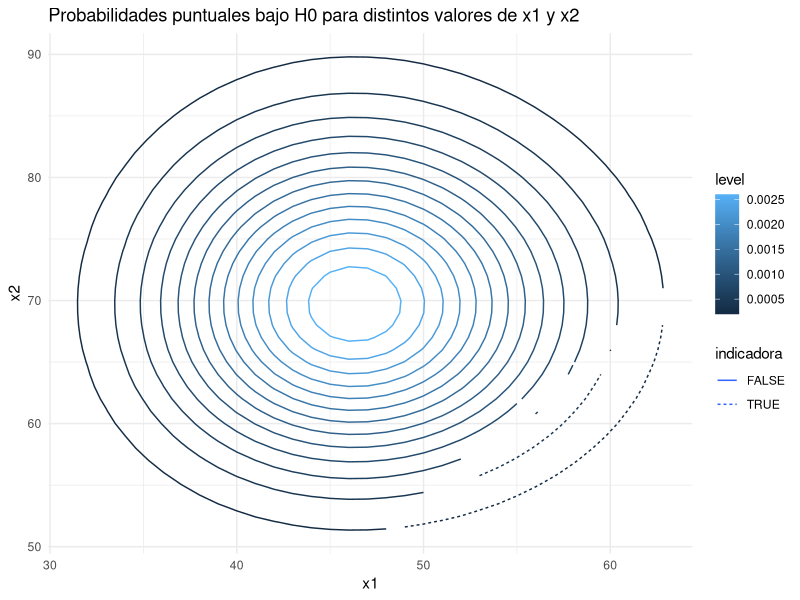

Write R code to recreate this figure.
#' ---
#' title: "Poisson test"
#' author: ""
#' date: "`r Sys.Date()`"
#' output: 
#'   github_document:
#'     toc: true
#' ---

#'<style>
#'  body {
#'    text-align: justify}
#'</style>

#+ r knitr-global-options, include = FALSE
knitr::opts_chunk$set(warning = FALSE, message=FALSE, verbose=TRUE)
knitr::opts_knit$set(root.dir=normalizePath('../'))

# Para compilar el reporte correr: rmarkdown::render('scripts/poisson_tests.R')

#+ r Resto

#' Busco jugar un poco con 2 distintos tests de Poisson para diferencias entre medias, explicados en el paper
#' [A more powerful test for comparing two Poisson means](https://userweb.ucs.louisiana.edu/~kxk4695/JSPI-04.pdf), 
#' de K. Krishnamoorthy y Jessica Thomson.

#' 
#' # Reproducción manual de las posibles formas de realizar el test

#' Carga de dependencias:
library("data.table")
library('tidyverse')

#' Antes que nada, seteo algunos parámetros de ejemplo:
set.seed(999)
alpha <- 0.05
n1 <- 10
n2 <- 15
lambda1 <- 6
lambda2 <- 4

#' Simulo un par de muestras:
muestra1 <- rpois(n1, lambda1)
muestra2 <- rpois(n2, lambda2)


#' ## Usando el paquete 'stats' de R

k1 <- sum(muestra1) # Valores observados de una Poisson(n1 * lambda1)
k2 <- sum(muestra2) # Valores observados de una Poisson(n2 * lambda2)
k <- k1 + k2

#' Resultado de la función estandar de R:
poisson.test(c(k1, k2), c(n1, n2), alternative = 'greater')
#poisson.test(c(850, 780), c(1, 1), alternative = 'greater')

#' ## Implementación manual del C-test

#' Planteo hipótesis nulas de la forma:
#' 
#' H0: lambda1 / lambda2 <= c, o bien
#' 
#' H0: lambda1 - lambda2 <= d

#' 
#' (X1|X1+X2=k) ~ Binomial(n = k, p = lambda1 / (lambda1 + lambda 2)),
#' 
#' O si n1 != n2, p = (n1/n2)\*(lambda1/lambda2) / (1 + (n1/n2)\*(lambda1/lambda2))

p_cociente <- function(n1, n2, cociente)  (n1/n2)*(cociente) / (1 + (n1/n2)*(cociente))

#' Bajo la Hipótesis nula de que el cociente sea igual a c (por ejemplo c = 1, para lambda1=lambda2):
c <- 1
d <- 0
p <- p_cociente(n1, n2, c)

#' Dado que bajo la hipótesis nula y los k casos totales observados, X1 sigue una distribución binomial que conocemos,
#' podemos calcular el p-valor (la probabilidad de que X1 tome un valor tanto o más extremo que el valor observado k1)
#' como la suma de las probabilidades puntuales para todos los valores entre k1 y k:
comb <- function(n, k) factorial(n) / factorial(n-k) / factorial(k) #Función combinatoria
sumando <- function(p, k, i) comb(k, i) * p^i * (1 - p)^(k - i) #Términos de la sumatoria
pvalor <- function(k1, k) {
  seq(k1, k, 1) %>%
  lapply(function(i) sumando(p, k, i)) %>% 
  unlist() %>% 
  sum()
}
pvalor(k1, k)

#' Observamos entonces que el p-valor así calculado es idéntico al que había arrojado la función poisson.test.
#' 
#' **Alternativamente**, en vez de calcular el p-valor, puedo ir calculando la suma cumulativa de probabilidades puntuales,
#' de modo que al llegar a _1 - alpha_ habré encontrado el valor crítico del test.
x1_posibles <- seq(0, k)
probs_acumuladas <- cumsum(sumando(p, k, x1_posibles))
crit_val <- x1_posibles[probs_acumuladas > (1 - alpha)][1]
# Rechazo H0 sii k1 > crit_val
crit_val

#' De este modo se obtiene el valor crítico ```r crit_val```, que tal vez podría ser utilizado para un eventual análisis de potencia
#' (bajo el supuesto de que el total de casos sea igual a k). Dado que k1 tiene un valor de ```r k1```, decido no rechazar;
#'  lo que está en consonancia con el p-valor obtenido.
#'
#' ##  Implementación manual del E-test
#' 
#' ### Cálculos preliminares
#' 
#' #### Validación empírica de la varianza de la diferencia
#' 
#' A través de simulaciones veo que la varianza de X1 - X2 es efectivamente lambda1/n1 + lambda2/n2.

nsims <- 10000
sims <- rep(0, nsims)
for (i in 1:nsims) {
  n1_sim <- 1000
  n2_sim <- 100
  X1_sim <- rpois(n1, lambda1) %>% sum()
  X2_sim <- rpois(n2, lambda2) %>% sum()
  
  diff <- X1_sim / n1_sim - X2_sim / n2_sim
  sims[i] <- diff
}
var(sims)
lambda1/n1 + lambda2/n2

#' ### Implementación del E-test
#' 
#' #### Implementación tomando una malla arbitraria de valores en (X1, X2)

#' Estimador de la varianza de la diferencia entre X1 y X2:
var_hat <- function(x1, x2, n1, n2) x1 / n1^2 + x2 / n2^2
#' Se usa la diferencia estandarizada como estadístico pivot, donde _d_ es la diferencia pautada por la Hipótesis Nula (comunmente 0):
T_x1_x2 <- function(x1, x2, n1, n2, d) {
  if (x1 == 0 && x2 == 0) {
    if (d == 0) T <- 0 else T <- -Inf
  } else {
    return((x1 / n1 - x2 / n2 - d) / sqrt(var_hat(x1, x2, n1, n2)))
  }
  return(T)
}

#' Dadas las muestras (k1, k2, n1, n2) obtenidas, el valor observado para el estadístico T es:
T_k1_k2 <- T_x1_x2(k1, k2, n1, n2, d)

#' Bajo la hipótesis nula, lambda1 = lambda2 + d; lo que lleva al siguiente estimador de lambda2:
lambda2k_hat <- (k1 + k2) / (n1 + n2) - d * n1 / (n1 + n2)

#' Si lambda2 da negativo, no se rechaza, dado que mi mejor estimación de lambda2 está dando más grande que lambda1 + d:
if (lambda2k_hat <= 0) {
  reject <- FALSE
  break
}

#' Para una Poisson(lambda), la función de probabilidad puntual es:
p_puntual_poisson <- function(x, lambda) dpois(x, lambda) #exp(-lambda) * lambda^x / factorial(x)

#' Luego, para el vector (X1, X2) bajo la H0 y con lambda2 estimado por lambda2k_hat, la función de probabilidad puntual es:
p_puntual_x1_x2 <- function(x1, x2) p_puntual_poisson(x2, n2 * lambda2k_hat) * p_puntual_poisson(x1, n1 * (lambda2k_hat + d)) 

#' El p-valor de nuestro test es la posibilidad de haber observado un valor ```T_x1_x2``` tan o más extremo que ```T_k1_k2``` bajo la H0.
#' Y esto puede ser calculado exactamente como la suma de las probabilidades puntuales ```p_puntual_x1_x2``` en los casos en que ```T_k1_k2 >= T_k1_k2```.

#' El cálculo exacto del p-valor implicaría una suma infinita, dado que teóricamente x1 y x2 pueden tomar el valor de cualquier entero positivo.
#' No obstante dado que lo único que nos interesa es saber si el p-valor está por debajo del nivel de significancia _alpha_, podemos dejar de sumar
#' una vez que tengamos certeza sobre si esto será así; ya sea porque la suma del p-valor excedió _alpha_, 
#' o porque la suma sobre ```T_k1_k2 < T_k1_k2``` excedió _1-alpha_.
#' 
#' Dado que esta no pretende ser la implementación final del E-test, no se tendrán consideraciones como buscar dinámicamente los x1, x2 en los que dejar de sumar,
#' ni aprovechar la recursividad de P(X = j+1) = P(X = j) * lambda / (j+1) para hacer más eficientes las cuentas.
#' 
#' En vez de ello, tomamos "a ojo" un rango suficientemente grande y calculamos las probabilidades puntuales correspondientes.
expand.grid.df <- function(...) Reduce(function(...) merge(..., by=NULL), list(...))
x1_max <- 2 * ceiling(n1 * (lambda2k_hat + d))
x2_max <- 2 * ceiling(n2 * lambda2k_hat)
grid_x1_x2 <- expand.grid.df(1:x1_max, 1:x2_max) %>% setnames(c('x1', 'x2'))
probs <- map2_dbl(grid_x1_x2$x1, grid_x1_x2$x2, p_puntual_x1_x2)
estadisticoT <- map2_dbl(grid_x1_x2$x1, grid_x1_x2$x2, function(x1, x2) T_x1_x2(x1, x2, n1, n2, d))
indicadora <- estadisticoT >= T_k1_k2

sum(probs)
#' Observemos que considerar estos valores de (x1, x2) barre con casi la totalidad de la probabilidad acumulable, 
#' dejando por fuera una cola de tan solo ```r 1 - sum(probs)```, lo cual sería relevante sólo en casos límite.

sumandos_consolidados <- data.table(grid_x1_x2, probs, estadisticoT, indicadora)
sumandos_consolidados[, .(suma_probabilidades = sum(probs)), indicadora]
 
sumandos_consolidados %>% 
  ggplot() +
  geom_contour(aes(x1, x2, z = probs, colour = ..level.., linetype = indicadora)) +
  theme_minimal() +
  ggtitle("Probabilidades puntuales bajo H0 para distintos valores de x1 y x2")

#' En este ejemplo, observamos que la suma de las probabilidades puntuales supera el umbral de 0.95.
#' Por lo tanto, podemos estar seguros de que el p-valor estará por debajo de 0.05, y por lo tanto rechazamos la hipótesis nula.
#' 
#' Es interesante notar que el E-test logra rechazar la Hipótesis Nula, mientras que el C-test no lo había hecho, 
#' al haber llegado a un p-valor de ```r pvalor(k1, k) ```.
#' Esto está en consonancia con la afirmación respecto a mayor potencia por parte de Krishnamoorthy y Thomson.


#' 
#' #### Implementación iterando sobre la distancia a la moda hasta obtener una estimación del p-valor suficiente

param_poisson1 <- n1 * (lambda2k_hat + d)
param_poisson2 <- n2 * lambda2k_hat

moda1 <- floor(param_poisson1)
moda2 <- floor(param_poisson2)


#' Distintas funciones para devolver una tabla con todos los puntos (x1, x2) a una cierta distancia de un punto central:
calcula_puntos_a_distancia_de_moda <- function(dist_moda, moda1, moda2) {
  if (dist_moda == 0) {
    x1 <- 0
    x2 <- 0
  } else {
    x1 <- c(seq(-dist_moda, 0), seq_len(dist_moda), rev(-seq_len(dist_moda-1)), 0, seq_len(dist_moda-1))
    x2 <- c(seq(0, dist_moda), rev(seq_len(dist_moda-1)), -seq(0, dist_moda), -rev(seq_len(dist_moda-1)))
    }
  data.table(x1 = x1 + moda1, x2 = x2 + moda2)
}
calcula_puntos_a_distancia_de_moda2 <- function(dist_moda, moda1, moda2) {
  grid_x1_x2 <- expand.grid.df(seq(moda1 - dist_moda, moda1 + dist_moda),
                               seq(moda2 - dist_moda, moda2 + dist_moda)) %>% 
    setnames(c('x1', 'x2')) %>% 
    setDT()
  grid_x1_x2 %>% 
    .[abs(x1 - moda1) + abs(x2 - moda2) == dist_moda]
}
calcula_puntos_a_distancia_de_moda3 <- function(dist_moda, moda1, moda2) {
  points_list <- list()
  points_dt <- data.table()
  if (dist_moda > 1) {
    for(i in seq_len(dist_moda - 1)) {
      points_list <- list(data.table(i,  dist_moda - i), 
                          data.table(i, -dist_moda + i)) %>% 
        c(points_list)
    }
    points_dt_partial <- rbindlist(points_list) %>% setnames(c('x1', 'x2'))
    points_dt <- points_dt_partial %>% 
      copy() %>% 
      .[, x1 := -x1] %>% #crea puntos espejados respecto del eje y
      rbind(points_dt_partial)
  }
  points_dt <- data.table(x1 = c(dist_moda, -dist_moda, 0, 0), #agrega vértices del rombo
                          x2 = c(0, 0, dist_moda, -dist_moda)) %>% 
    unique() %>% 
    rbind(points_dt)
  #Centra rombo en los los puntos de mayor probabilidad:
  points_dt[, x1 := x1 + moda1]
  points_dt[, x2 := x2 + moda2]
  #points_dt <- points_dt[x1 > n1 * d]
  #points_dt <- points_dt[x2 < x1 * n2 / n1]
  return(points_dt)
}


#' Funciones que usan la fórmula recursiva para agregar a una tabla las probabilidades anteriores y posteriores:
add_next_prob <- function(prob_table, param_poisson) {
  max_value <- max(prob_table[, x])
  rbind(prob_table,
        data.table(x = max_value + 1,
                   p = param_poisson / (max_value + 1) * prob_table[x == max_value, p]))
}
add_previous_prob <- function(prob_table, param_poisson) {
  min_value <- min(prob_table[, x])
  if (min_value <= 0) return(prob_table)
  rbind(data.table(x = min_value - 1,
                   p = min_value / param_poisson * prob_table[x == min_value, p]),
        prob_table)
}


#' Implementación del test usando la forma recursivida e iternado sobre la distancia a la moda:
#' 
tabla_probs1 <- data.table(x = moda1,
                           p = p_puntual_poisson(moda1, param_poisson1))
tabla_probs2 <- data.table(x = moda2,
                           p = p_puntual_poisson(moda2, param_poisson2))
dist_moda <- 0
counter <- 0
cdf <- data.table(indicadora = c(TRUE, FALSE), p_acum = c(0, 0))
while (cdf[indicadora == TRUE, p_acum] < alpha & cdf[indicadora == FALSE, p_acum] < (1 - alpha)) {
  current_lvl <- calcula_puntos_a_distancia_de_moda(dist_moda, moda1, moda2) %>% 
    merge(tabla_probs1, by.x = 'x1', by.y = 'x') %>% 
    merge(tabla_probs2, by.x = 'x2', by.y = 'x') %>% 
    .[, p := p.x * p.y] %>% 
    #.[, p := map2_dbl(x1, x2, function(x1, x2) p_puntual_x1_x2(x1, x2))] %>% 
    .[, estadisticoT := map2_dbl(x1, x2, function(x1, x2) T_x1_x2(x1, x2, n1, n2, d))] %>% 
    .[, indicadora := estadisticoT >= T_k1_k2]
  p_acum_current_lvl <- current_lvl[, .(p_acum = sum(p)), indicadora]
  
  cdf <- cdf %>% 
    rbind(p_acum_current_lvl) %>% 
    .[, .(p_acum = sum(p_acum)), indicadora]
  
  dist_moda <- dist_moda + 1
  tabla_probs1 <- tabla_probs1 %>% add_previous_prob(param_poisson1) %>% add_next_prob(param_poisson1)
  tabla_probs2 <- tabla_probs2 %>% add_previous_prob(param_poisson2) %>% add_next_prob(param_poisson2)
  counter <- counter + nrow(current_lvl)
  }
cdf



#' 
#' #### Implementación calculando las probabilidades recursivamente hasta cierta cota, y usando la malla que queda definida

c_probs_poisson_desde_moda <- function(param_poisson, cota = 1E-07) {
  moda <- floor(param_poisson)
  p_moda <- p_puntual_poisson(moda, param_poisson)
  
  p_vec <- c(rep(0, 1000))
  indice <- 0
  k <- moda
  p_k <- p_moda
  while (p_k > cota) {
    k <- k + 1
    p_k <- param_poisson / k * p_k
    indice <- indice + 1
    p_vec[indice] <- p_k
  }
  x_vec_up <- seq(moda + 1, moda + indice)
  p_vec_up <- p_vec[1:indice]
  
  p_vec <- c(rep(0, 1000))
  indice <- 0
  k <- moda
  p_k <- p_moda
  while (p_k > cota & k > 0) {
    p_k <- k / param_poisson * p_k
    k <- k - 1
    indice <- indice + 1
    p_vec[indice] <- p_k
  }
  x_vec_down <- seq(moda - 1, moda - indice)
  p_vec_down <- p_vec[1:indice]
  
  tabla_probs <- data.table(x = c(x_vec_down, x_vec_up, moda),
                            p = c(p_vec_down, p_vec_up, p_moda)) %>% 
    setkey(x)
}

cross_join_dt <- function(DT1,DT2) {
  setkey(DT1[,c(llave_temporal_unica = 1,.SD)],llave_temporal_unica) %>% 
    .[setkey(DT2[,c(llave_temporal_unica=1,.SD)], llave_temporal_unica),allow.cartesian=TRUE] %>% 
    .[,llave_temporal_unica:=NULL]
}

etest_con_cota <- function(k1, k2, n1, n2, d, alpha = 0.05, cota = 1E-07) {
  lambda2k_hat <- (k1 + k2) / (n1 + n2) - d * n1 / (n1 + n2)
  if (lambda2k_hat <= 0) return(list(cdf = data.table(indicadora = FALSE, p_acum = 1), rejectH0 = FALSE))
  param_poisson1 <- n1 * (lambda2k_hat + d)
  param_poisson2 <- n2 * lambda2k_hat
  T_k1_k2 <- T_x1_x2(k1, k2, n1, n2, d)
  
  tabla_probs1 <- c_probs_poisson_desde_moda(param_poisson1, cota) %>% setnames(c('x1', 'p1'))
  tabla_probs2 <- c_probs_poisson_desde_moda(param_poisson2, cota) %>% setnames(c('x2', 'p2'))
  
  dt_terms_sumatoria <- cross_join_dt(tabla_probs1, tabla_probs2) %>% 
    .[, p := p1 * p2] %>% 
    #.[, p := map2_dbl(x1, x2, function(x1, x2) p_puntual_x1_x2(x1, x2))] %>% 
    .[, estadisticoT := map2_dbl(x1, x2, function(x1, x2) T_x1_x2(x1, x2, n1, n2, d))] %>% 
    .[, indicadora := estadisticoT >= T_k1_k2]
  cdf <- dt_terms_sumatoria[, .(p_acum = sum(p)), indicadora]
  if(cdf[indicadora == FALSE, p_acum] > (1 - alpha)) {
    rejectH0 <- TRUE
  } else if (cdf[indicadora == TRUE, p_acum] > alpha) {
    rejectH0 <- FALSE
  } else {
    #stop("No se pudo determinar si la H0 se debe rechazar o no. Disminuir la cota e intentar de nuevo")
    #Si la cota no es suficiente, la bajo y pruebo de nuevo:
    return(etest_con_cota(k1, k2, n1, n2, d, cota = cota / 10))
  }
  
  list(rejectH0 = rejectH0, cdf = cdf, pvalue = cdf[indicadora == TRUE, p_acum], probNoAsignada = 1 - cdf[, sum(p_acum)])
}

#' Resultado:
etest_con_cota(k1, k2, n1, n2, d, cota = 1E-04)

#' Resultado del E-test para el Ejemplo 1 del paper:
etest_ejemplo_1 <- etest_con_cota(k1 = 3, k2 = 0, n1 = 1, n2 = 1, d = 0, cota = 1E-04)
etest_ejemplo_1
#' Dado que en el paper se deseaba un test a dos colas, 
#' el p-valor sería el doble que el anterior, es decir ```r etest_ejemplo_1$pvalue * 2```.

#' 
#' #### Cálculo de potencia del E-test

potencia_eTest <- function(lambda1_esperado, lambda2_esperado, n1_esperado, n2_esperado, 
                            alpha = 0.05, cota_potencia = 1E-03, cota_test = 1E-04) {
  param_poisson1 <- lambda1_esperado * n1_esperado
  param_poisson2 <- lambda2_esperado * n2_esperado
  
  tabla_probs1 <- c_probs_poisson_desde_moda(param_poisson1, cota_potencia) %>% setnames(c('k1', 'pk1'))
  tabla_probs2 <- c_probs_poisson_desde_moda(param_poisson2, cota_potencia) %>% setnames(c('k2', 'pk2'))
  
  indicadora_para_potencia <- function(k1, k2) etest_con_cota(k1, k2, n1_esperado, n2_esperado, d, alpha, cota_test)$rejectH0
  dt_terms_sumatoria <- cross_join_dt(tabla_probs1, tabla_probs2) %>% 
    .[(k2 < n2 * k1 / n1 - n2 * d) & (k1 > n1 * d)] %>% #Para estos ya sé que lambda2 < 0
    .[, p := pk1 * pk2] %>% 
    .[, indicadora := map2_lgl(k1, k2, indicadora_para_potencia)]
  cdf <- dt_terms_sumatoria[, .(power = sum(p)), indicadora]
  list(power = cdf[indicadora == TRUE, power], probNoAsignada = 1 - cdf[, sum(power)], cdf = cdf)
}

#' Cálculo de la potencia para el ejemplo 2 del paper:
lambda1_esperado <- 0.04 * 94.3
lambda2_esperado <- 0.02 * 94.3
n1_esperado <- 20
n2_esperado <- 10

system.time({
  potencia_ejemplo_2 <- potencia_eTest(lambda1_esperado, lambda2_esperado, n1_esperado, n2_esperado, cota_potencia = 1E-03)
})
potencia_ejemplo_2


#' 
#' ### Implementación final

sumPoissonMassOverSupport <- function(param_poisson1, param_poisson2, f_indicadora, cota_precision, inicio_acelerado = FALSE) {
  x_actual <- 0
  px_actual <- dpois(x_actual, param_poisson1)
  px_acum <- px_actual
  y_max <- -1 # para que el primer y_max+1 sea igual a 0 
  py_acum <- 0
  
  if (inicio_acelerado) {
    x_actual <- qpois(cota_precision / 2, param_poisson1) # dejo atrás los x chicos que acumulan demasiado poca probabilidad 
    px_acum <- ppois(x_actual, param_poisson1) # Tomo nota de cuánta probabilidad dejé atrás realmente
    px_actual <- dpois(x_actual, param_poisson1)
    y_max <- qpois(cota_precision / 2, param_poisson2) - 1 # dejo atrás los x chicos que acumulan demasiado poca probabilidad, restando 1 para llevar el mínimo a -1
    py_acum <- ppois(y_max, param_poisson2) # Tomo nota de cuánta probabilidad dejé atrás realmente
    py_actual <- dpois(y_max, param_poisson2)
  }
  
  prob_conjunta_acumulada <- 0;
  while (px_acum < 1 - cota_precision / 2) {
    x_actual <- x_actual + 1
    while (f_indicadora(x_actual, y_max + 1) == TRUE) {
      y_max <- y_max + 1
      if (y_max == 0) py_actual <- dpois(0, param_poisson2) else py_actual <- py_actual * param_poisson2 / y_max
      #py_actual <- dpois(y_max, param_poisson2)
      py_acum <- py_acum + py_actual
    }
    px_actual <- px_actual * param_poisson1 / x_actual
    #px_actual <- dpois(x_actual, param_poisson1)
    px_acum <- px_acum + px_actual
    prob_conjunta_acumulada <- prob_conjunta_acumulada + px_actual * py_acum
  }
  prob_conjunta_acumulada
}

var_hat <- function(x1, x2, n1, n2) x1 / n1^2 + x2 / n2^2
T_x1_x2 <- function(x1, x2, n1, n2, d) {
  if (x1 == 0 && x2 == 0) {
    if (d == 0) T <- 0 else T <- -Inf
  } else {
    return((x1 / n1 - x2 / n2 - d) / sqrt(var_hat(x1, x2, n1, n2)))
  }
  return(T)
}
eTest_veloz <- function(k1, k2, n1, n2, d, alpha = 0.05, cota_test = 1E-04, inicio_acelerado = FALSE) {
  lambda2k_hat <- (k1 + k2) / (n1 + n2) - d * n1 / (n1 + n2)
  if (lambda2k_hat <= 0) return(list(pvalue = 1, rejectH0 = FALSE))
  T_k1_k2 <- T_x1_x2(k1, k2, n1, n2, d)
  indicadora_para_test <- function(x1, x2) T_x1_x2(x1, x2, n1, n2, d) >= T_k1_k2
  
  param_poisson1 <- n1 * (lambda2k_hat + d)
  param_poisson2 <- n2 * lambda2k_hat
  
  pvalue <- sumPoissonMassOverSupport(param_poisson1, param_poisson2, indicadora_para_test, cota_test, inicio_acelerado)
  list(pvalue = pvalue, rejectH0 = pvalue < alpha)
}

potencia_eTest_veloz <- function(lambda1_esperado, lambda2_esperado, n1_esperado, n2_esperado, d = 0,
                                 alpha = 0.05, cota_potencia = 1E-03, cota_test = 1E-04, inicio_acelerado = FALSE) {
  param_poisson1 <- lambda1_esperado * n1_esperado
  param_poisson2 <- lambda2_esperado * n2_esperado
  indicadora_para_potencia <- function(k1, k2) eTest_veloz(k1, k2, n1_esperado, n2_esperado, d, alpha, cota_test, inicio_acelerado)$rejectH0
  
  sumPoissonMassOverSupport(param_poisson1, param_poisson2, indicadora_para_potencia, cota_potencia, inicio_acelerado)
}


#' Comparación entre las dos implementaciones del test:
microbenchmark::microbenchmark(etest_con_cota(k1, k2, n1, n2, d, cota = 1E-10),
                               eTest_veloz(k1, k2, n1, n2, d, cota_test = 1E-10),
                               times = 100)
#' La implementación rápida es varios órdenes de magnitud más rápida que la anterior.

#' 
#' Tiempo de ejecución del cálculo de potencia:
microbenchmark::microbenchmark(potencia_eTest(lambda1_esperado, lambda2_esperado, n1_esperado, n2_esperado, cota_potencia = 1E-03),
                               potencia_eTest_veloz(lambda1_esperado, lambda2_esperado, n1_esperado, n2_esperado, 
                                                    cota_potencia = 1E-03, inicio_acelerado = FALSE),
                               times = 1)
#' La mejora en velocidad es aún más notable aquí, dado que se pasa del orden de los segundos a los milisegundos.
